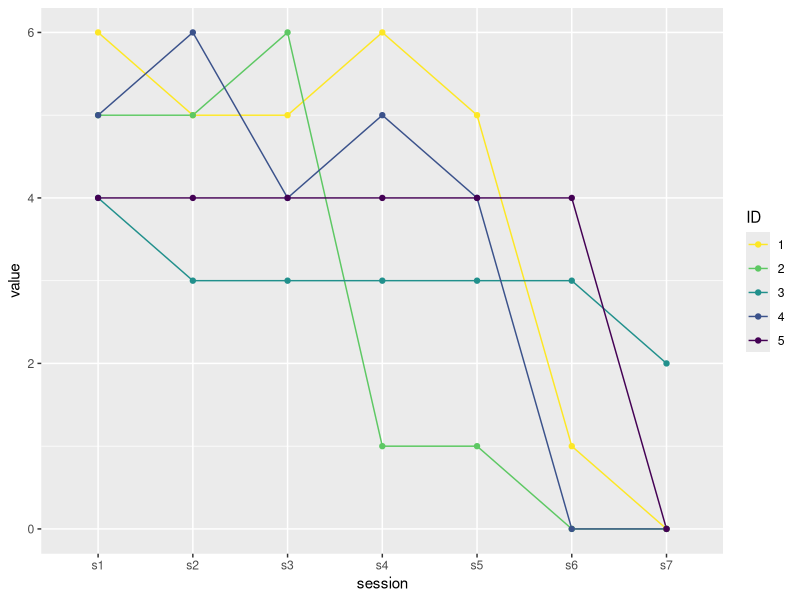
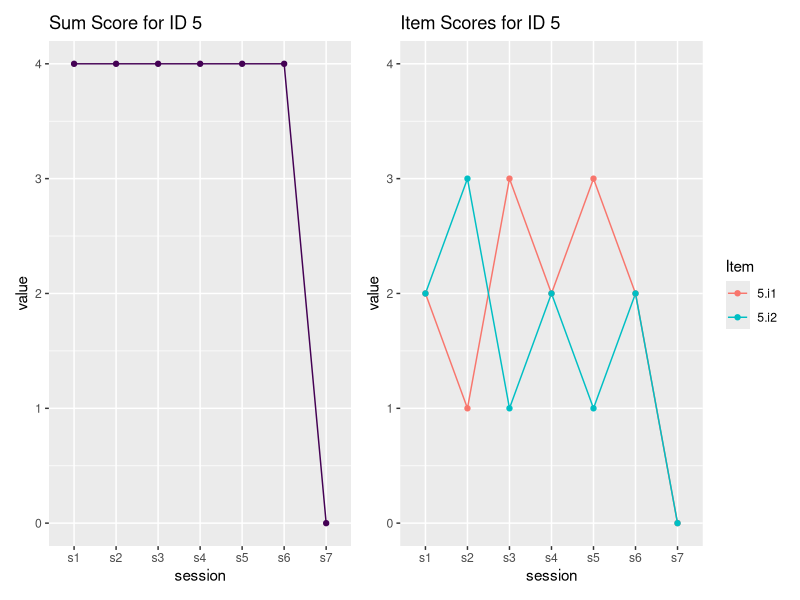

Here is the R script that generated these plots, in order:
## ---- chunk 1
# Load packages ----
library(tidyverse)
library(patchwork)
## ---- chunk 2
# Create data ----
data <- tribble(~id,  ~n, ~x_s1_i1, ~x_s1_i2, ~x_s2_i1, ~x_s2_i2, ~x_s3_i1, ~x_s3_i2, ~x_s4_i1, ~x_s4_i2, ~x_s5_i1, ~x_s5_i2, ~x_s6_i1, ~x_s6_i2, ~x_s7_i1, ~x_s7_i2,
                  1,   5,        3,       3,        3,        2,        3,        2,        3,        3,        2,        3,        1,        0,        0,        0,
                  2,   3,        2,       3,        2,        3,        3,        3,        0,        1,        1,        0,        0,        0,        0,        0,
                  3,  NA,        1,       3,        1,        2,        1,        2,        1,        2,        2,        1,        1,        2,        1,        1,
                  4,   5,        3,       2,        3,        3,        3,        1,        3,        2,        2,        2,        0,        0,        0,        0,
                  5,   6,        2,       2,        1,        3,        3,        1,        2,        2,        3,        1,        2,        2,        0,        0)

data
## ---- chunk 3

# Create list of variable names
var_names_item <- c("x_s1_i1", "x_s1_i2", 
                    "x_s2_i1", "x_s2_i2", 
                    "x_s3_i1", "x_s3_i2", 
                    "x_s4_i1", "x_s4_i2", 
                    "x_s5_i1", "x_s5_i2", 
                    "x_s6_i1", "x_s6_i2", 
                    "x_s7_i1", "x_s7_i2")

data_sum <- data %>% 
  pivot_longer(cols = all_of(var_names_item), 
               names_to = c("measure", "session", "item"),
               names_pattern = "(.)_(.*)_(.*)") %>% 
  group_by(id, measure, session) %>% 
  mutate(sum = sum(value)) %>% 
  select(id, n, measure, session, sum) %>% 
  distinct() %>% 
  pivot_wider(names_from = c(measure, session), values_from = sum)

data_sum
## ---- chunk 4
var_names_sum <- paste0("x_s", 1:7)

data_sum %>%
  pivot_longer(all_of(var_names_sum),
               names_to = c("measure", "session"),
               names_pattern = "(.)_(.*)") %>% 
  ggplot(aes(x = session, y = value, group = factor(id), colour =factor(id))) +
  geom_line() +
  geom_point() +
  labs(colour = "ID") +
    scale_colour_viridis_d(direction = -1)


## ---- chunk 5

data_change_sum <- data_sum %>% 
  filter(n > 4) %>%
  pivot_longer(all_of(var_names_sum),
               names_to = c("measure", "session"),
               names_pattern = "(.)_(.*)") %>% 
  mutate(session = as.numeric(str_extract(session, "\\d+"))) %>% 
  group_by(id, measure) %>%
  slice(c(1:unique(n))) %>% 
  mutate(diff_abs = abs(value - lag(value))) %>% 
  mutate(lag_value = lag(value),
         diff_value = value - lag_value,
         value_change = sum(diff(sign(diff_value)) != 0, na.rm = T)) %>% 
  ungroup() %>% 
  select(id, n, measure, value_change) %>% 
  distinct() 

data_change_sum
## ---- chunk 6

id5_sum <- data_sum %>%
  filter(id == 5) %>% 
  pivot_longer(all_of(var_names_sum),
               names_to = c("measure", "session"),
               names_pattern = "(.)_(.*)") %>% 
  ggplot(aes(x = session, y = value, group = factor(id), colour =factor(id))) +
  geom_line(colour = "#440154FF") +
  geom_point(colour = "#440154FF") +
  scale_y_continuous(limits = c(0,4)) +
  ggtitle("Sum Score for ID 5") +
  labs(colour = "ID")

id5_item <- data %>%
  filter(id == 5) %>% 
  pivot_longer(cols = all_of(var_names_item), 
               names_to = c("measure", "session", "item"),
               names_pattern = "(.)_(.*)_(.*)") %>% 
  ggplot(aes(x = session, y = value, group = interaction(id, item), colour = interaction(id, item))) +
  geom_line() +
  geom_point() +
  scale_y_continuous(limits = c(0,4)) +
  ggtitle("Item Scores for ID 5") +
  labs(colour = "Item") 

id5_sum + id5_item
## ---- chunk 7

data_change_item <- data %>% 
  filter(n > 4) %>%
  pivot_longer(cols = all_of(var_names_item), 
               names_to = c("measure", "session", "item"),
               names_pattern = "(.)_(.*)_(.*)") %>% 
  mutate(session = as.numeric(str_extract(session, "\\d+")),
         item = as.numeric(str_extract(item, "\\d+"))) %>% 
  group_by(id, measure, item) %>%
  slice(c(1:n)) %>% 
  mutate(diff_abs = abs(value - lag(value))) %>% 
  mutate(lag_value = lag(value),
         diff_value = value - lag_value,
         value_change = sum(diff(sign(diff_value)) != 0, na.rm = T)) %>% 
  ungroup() %>% 
  select(id, n, measure, item, value_change) %>% 
  distinct()

data_change_item
